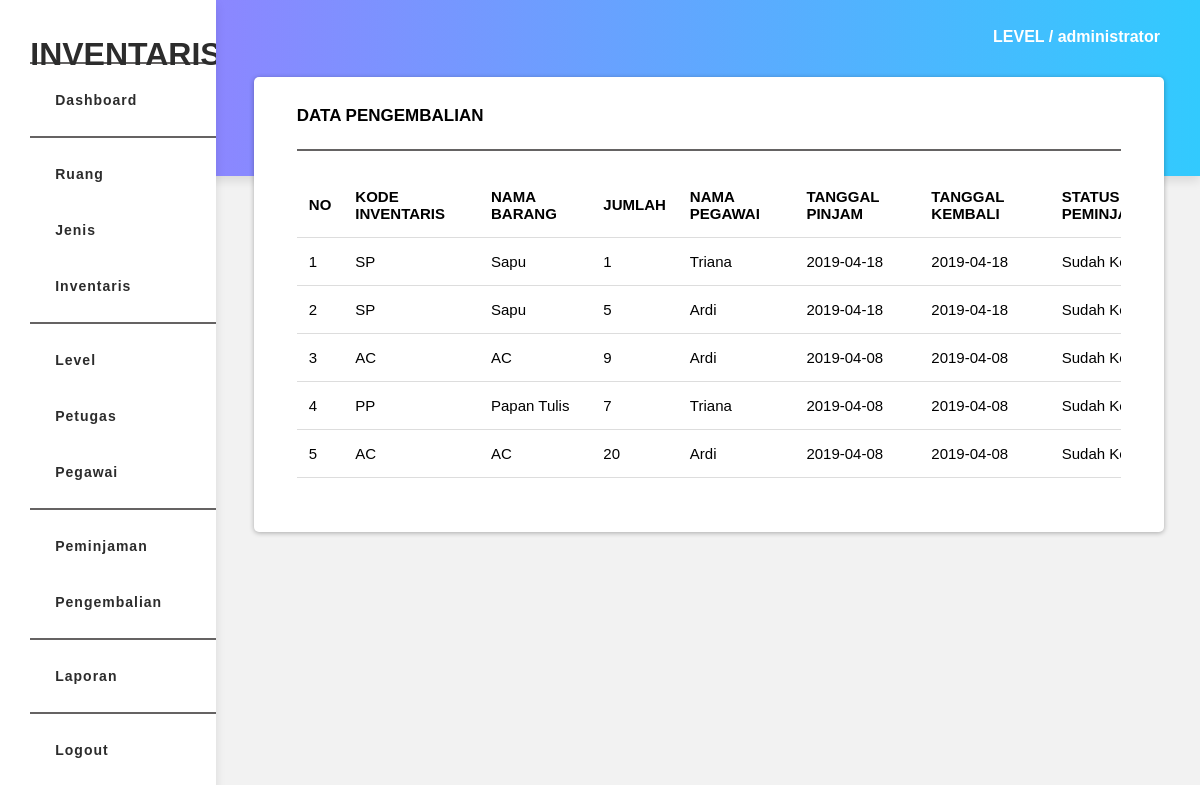
The page /views/main/pengembalian.php (signed in) on the database its author committed.
### tables this page shows
CREATE TABLE `peminjaman` (
  `id_peminjaman` int(11) NOT NULL,
  `tanggal_pinjam` date NOT NULL,
  `tanggal_kembali` date NOT NULL,
  `status_peminjaman` enum('Belum Diterima','Sedang Dipinjam','Sudah Kembali','') NOT NULL,
  `id_pegawai` int(11) NOT NULL
);

CREATE TABLE `inventaris` (
  `id_inventaris` int(11) NOT NULL,
  `nama` varchar(20) NOT NULL,
  `kondisi` varchar(20) NOT NULL,
  `keterangan` text NOT NULL,
  `jumlah` int(5) NOT NULL,
  `id_jenis` int(11) NOT NULL,
  `tanggal_register` date NOT NULL,
  `id_ruang` int(11) NOT NULL,
  `kode_inventaris` varchar(10) NOT NULL,
  `id_petugas` int(11) NOT NULL
);

CREATE TABLE `detail_pinjam` (
  `id_detail_pinjam` int(11) NOT NULL,
  `id_inventaris` int(11) NOT NULL,
  `jumlah` int(5) NOT NULL,
  `id_peminjaman` int(11) NOT NULL
);

CREATE TABLE `pegawai` (
  `id_pegawai` int(11) NOT NULL,
  `nama_pegawai` varchar(30) NOT NULL,
  `nip` varchar(20) NOT NULL,
  `password` varchar(10) NOT NULL,
  `alamat` text NOT NULL
);

### function/connect.php (called while the page is built, shortened)
<?php
class Connect
{
    private $host = 'localhost';
    private $user = 'root';
    private $pass = '';
    private $db   = 'inventaris';
    function __construct()
    {
        $this->conn = new mysqli($this->host, $this->user, $this->pass, $this->db);
    }
}
?>

### function/f_pengembalian.php (called while the page is built, shortened)
<?php
include 'connect.php';
Class Pengembalian extends connect
{
    public function view()
    {
        $query = "SELECT peminjaman.*, inventaris.nama, inventaris.kode_inventaris, detail_pinjam.jumlah, pegawai.nama_pegawai
                  FROM peminjaman, inventaris, detail_pinjam, pegawai
                  WHERE peminjaman.id_peminjaman = detail_pinjam.id_peminjaman
                  AND inventaris.id_inventaris   = detail_pinjam.id_inventaris
                  AND pegawai.id_pegawai         = peminjaman.id_pegawai
                  AND peminjaman.status_peminjaman = 'Sudah Kembali'
                  ORDER BY id_peminjaman DESC";
        $hasil = $this->conn->query($query);
        $rows = mysqli_num_rows($hasil);
        if($rows >= 1){
            while($row = $hasil->fetch_assoc()){
                $result[] = $row;
            }
            return $result;
        }
    }
}

### views/main/pengembalian.php (the view, shortened to what this page needs)
<?php
	include '../../function/f_pengembalian.php';
    $pengembalian = new Pengembalian();
?>
<!DOCTYPE html>
<html>
<head>
	<link rel="stylesheet" href="../../assets/css/style.css">
</head>
<body>
		<?php include '../../page/dashboard/sidebar.php' ?>
	<div class="container">
		<div class="text-level" style="margin-top: 3%;">
			<h4>LEVEL / <?php echo $_SESSION['level']; ?></h4>
		</div>
		<div class="section">
				<div class="text-table">
						<h4>Data Pengembalian</h4>
				</div>
				<hr class="line">
				<div class="table table-responsive">
						<table class="table-border" style="width: 110%;">
							<thead>
								<tr>
									<th>NO</th>
									<th>KODE INVENTARIS</th>
									<th>NAMA BARANG</th>
									<th>JUMLAH</th>
									<th>NAMA PEGAWAI</th>
									<th>TANGGAL PINJAM</th>
									<th>TANGGAL KEMBALI</th>
									<th>STATUS PEMINJAMAN</th>
								</tr>
							</thead>
							<?php
							$no = 1;
							$pen = $pengembalian->view();
							if($pen < 1) {
								echo "<td colspan='8'>Belum Ada Data</td>";
							}else if($pen > 1){
							foreach($pen as $row){ ?>
							<tbody>
								<tr>
									<td><?php echo $no++; ?></td>
									<td><?php echo $row['kode_inventaris']; ?></td>
									<td><?php echo $row['nama']; ?></td>
									<td><?php echo $row['jumlah']; ?></td>
									<td><?php echo $row['nama_pegawai']; ?></td>
									<td><?php echo $row['tanggal_pinjam']; ?></td>
									<td><?php echo $row['tanggal_kembali']; ?></td>
									<td><?php echo $row['status_peminjaman']; ?></td>
								</tr>
							</tbody>
							<?php } }?>
						</table>
				</div>
		</div>
	</div>
</body>
</html>

### page/dashboard/sidebar.php (shortened to what this page needs)
<div class="sidebar" id="sidebar">
        <div class="logo-sidebar">
                <a href="../../views/main/dashboard.php" class="logo"><h4>INVENTARIS</h4></a>
        </div>
        <ul class="nav-sidebar">
                <hr class="line">
                <li class="li-sidebar">
                        <a href="../../views/main/dashboard.php">Dashboard</a>
                </li>
                <hr class="line">
        <?php if ($_SESSION['level'] == 'administrator') {
                echo '
                <li class="li-sidebar">
                        <a href="../../views/ruang/view_ruang.php"> Ruang </a>
                </li>
                <li class="li-sidebar">
                        <a href="../../views/jenis/view_jenis.php"> Jenis </a>
                </li>
                <li class="li-sidebar">
                        <a href="../../views/inventaris/view_inventaris.php"> Inventaris </a>
                </li>
                <hr class="line">
                <li class="li-sidebar">
                        <a href="../../views/level/view_level.php"> Level </a>
                </li>
                <li class="li-sidebar">
                        <a href="../../views/petugas/view_petugas.php"> Petugas </a>
                </li>
                <li class="li-sidebar">
                        <a href="../../views/pegawai/view_pegawai.php"> Pegawai </a>
                </li>
                <!-- <li class="li-sidebar">
                        <a href="../../views/peminjam/view_peminjam.php"> Peminjam </a>
                </li> -->
                <hr class="line">
                <li class="li-sidebar">
                        <a href="../../views/peminjaman/view_peminjaman.php"> Peminjaman </a>
                </li>
                <li class="li-sidebar">
                        <a href="../../views/main/pengembalian.php"> Pengembalian </a>
                </li>
                <hr class="line">
                <li class="li-sidebar">
                        <a href="../../views/main/laporan.php"> Laporan </a>
                </li>
                <hr class="line">
                ';
        }?>
                <li class="li-sidebar">
                        <a href="../../logout.php" onclick="return confirm('Yakin Logout Sebagai <?php echo $_SESSION['username']; ?> ?');"> Logout </a>
                </li>
        </ul>
</div>

### assets/css/style.css (style rules this page uses)
body { background-color: #f2f2f2; font-family: sans-serif; }
a { text-decoration: none; }
.sidebar { left: 0; top: 0; overflow: auto; background-color: #ffffff; position: fixed; width: 18%; height: 100%; box-shadow: 0 5px 10px 0px rgba(0, 0, 0, 0.1); }
.nav-sidebar { list-style-type: none; padding: 0; margin: 0; margin-left: 14%; margin-top: -25%; }
.li-sidebar a { display: block; color: #2c2c2c; text-decoration: none; font-size: 14px; letter-spacing: 1px; font-weight: bold; padding: 20px 25px; }
.logo-sidebar { margin-left: 14%; margin-top: -20%; }
.logo { font-size: 32px; font-weight: 700; color: #2c2c2c; font-family: arial; margin-left: 13%; margin-top: -20px; }
.container { margin-left: 20%; margin-top: 1%; position: relative; }
.text-level { margin-left: 79%; margin-top: -3.5%; font-family: sans-serif; color: #fff; }
.section { background-color: #fff; padding: 30px 43px; box-shadow: 0 1px 5px rgba(0, 0, 0, 0.3); display: inline-block; width: 87%; margin: 9px; border-radius: 5px; margin-bottom: 5%; }
.table { margin-top: 22px; margin-bottom: 24px; }
.table-border { width: 100%; border-collapse: collapse; }
th, td { border-bottom: 1.5px solid #ddd; padding: 15px 12px; text-align: left; font-size: 15px; }
.table-responsive { overflow-x: auto; }
.text-table { margin-top: -23px; font-size: 17px; text-transform: uppercase; }
.line { border: 0.5px solid #656363; }

### rows shown on the page
peminjaman: inventaris.kode_inventaris "SP", inventaris.nama "Sapu", detail_pinjam.jumlah "1", id_pegawai.nama_pegawai "Triana", tanggal_pinjam "2019-04-18", tanggal_kembali "2019-04-18", status_peminjaman "Sudah…"
peminjaman: inventaris.kode_inventaris "SP", inventaris.nama "Sapu", detail_pinjam.jumlah "5", id_pegawai.nama_pegawai "Ardi", tanggal_pinjam "2019-04-18", tanggal_kembali "2019-04-18", status_peminjaman "Sudah…"
peminjaman: inventaris.kode_inventaris "AC", inventaris.nama "AC", detail_pinjam.jumlah "9", id_pegawai.nama_pegawai "Ardi", tanggal_pinjam "2019-04-08", tanggal_kembali "2019-04-08", status_peminjaman "Sudah…"
peminjaman: inventaris.kode_inventaris "PP", inventaris.nama "Papan Tulis", detail_pinjam.jumlah "7", id_pegawai.nama_pegawai "Triana", tanggal_pinjam "2019-04-08", tanggal_kembali "2019-04-08", status_peminjaman "Sudah…"
peminjaman: inventaris.kode_inventaris "AC", inventaris.nama "AC", detail_pinjam.jumlah "20", id_pegawai.nama_pegawai "Ardi", tanggal_pinjam "2019-04-08", tanggal_kembali "2019-04-08", status_peminjaman "Sudah…"

### other values the page prints
$_SESSION['level'] "administrator"
